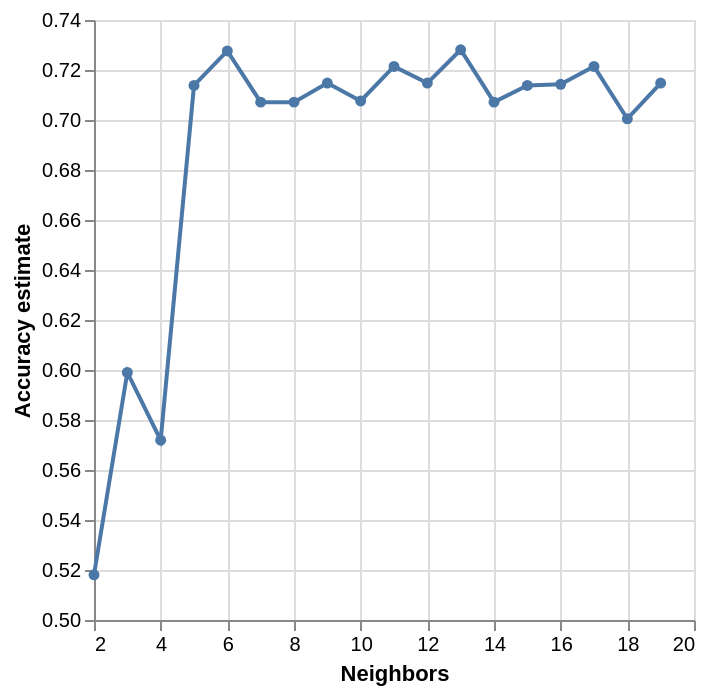

Source (notebook cell):
### Markdown cell above
And perform cross validation.

### Code cell
from sklearn.model_selection import cross_validate
from sklearn.model_selection import GridSearchCV

knn = KNeighborsClassifier()
player_tune_pipe = make_pipeline(player_preprocessor, knn)

parameter_grid = {
    "kneighborsclassifier__n_neighbors": range(2, 20, 1),
}

player_tune_grid = GridSearchCV(
    estimator=player_tune_pipe,
    param_grid=parameter_grid,
    cv=10
)

player_tune_grid.fit(
    player_train[["played_hours", "age"]],
    player_train["subscribe"]
)

accuracies_grid = pd.DataFrame(player_tune_grid.cv_results_)
accuracies_grid.info()

accuracies_grid["sem_test_score"] = accuracies_grid["std_test_score"] / 10**(1/2)
accuracies_grid = (
    accuracies_grid[[
        "param_kneighborsclassifier__n_neighbors",
        "mean_test_score",
        "sem_test_score"
    ]]
    .rename(columns={"param_kneighborsclassifier__n_neighbors": "n_neighbors"})
)
accuracies_grid

accuracy_vs_k = alt.Chart(accuracies_grid).mark_line(point=True).encode(
    x=alt.X("n_neighbors").title("Neighbors"),
    y=alt.Y("mean_test_score")
        .scale(zero=False)
        .title("Accuracy estimate")
)

accuracy_vs_k

### Figure 1 — Vega-Lite specification as saved in the notebook (floating-point values rounded to 4 significant figures)
{"config": {"view": {"continuousWidth": 300, "continuousHeight": 300}}, "data": {"name": "data-1782545ebe3f2daae406186ff6c2a879"}, "mark": {"type": "line", "point": true}, "encoding": {"x": {"field": "n_neighbors", "title": "Neighbors", "type": "quantitative"}, "y": {"field": "mean_test_score", "scale": {"zero": false}, "title": "Accuracy estimate", "type": "quantitative"}}, "$schema": "https://vega.github.io/schema/vega-lite/v5.20.1.json", "datasets": {"data-1782545ebe3f2daae406186ff6c2a879": [{"n_neighbors": 2, "mean_test_score": 0.5181, "sem_test_score": 0.0385}, {"n_neighbors": 3, "mean_test_score": 0.599, "sem_test_score": 0.03875}, {"n_neighbors": 4, "mean_test_score": 0.5719, "sem_test_score": 0.03782}, {"n_neighbors": 5, "mean_test_score": 0.7138, "sem_test_score": 0.02185}, {"n_neighbors": 6, "mean_test_score": 0.7276, "sem_test_score": 0.01695}, {"n_neighbors": 7, "mean_test_score": 0.7071, "sem_test_score": 0.02409}, {"n_neighbors": 8, "mean_test_score": 0.7071, "sem_test_score": 0.02409}, {"n_neighbors": 9, "mean_test_score": 0.7148, "sem_test_score": 0.01764}, {"n_neighbors": 10, "mean_test_score": 0.7076, "sem_test_score": 0.01892}, {"n_neighbors": 11, "mean_test_score": 0.7214, "sem_test_score": 0.01046}, {"n_neighbors": 12, "mean_test_score": 0.7148, "sem_test_score": 0.01156}, {"n_neighbors": 13, "mean_test_score": 0.7281, "sem_test_score": 0.00874}, {"n_neighbors": 14, "mean_test_score": 0.7071, "sem_test_score": 0.01454}, {"n_neighbors": 15, "mean_test_score": 0.7138, "sem_test_score": 0.01405}, {"n_neighbors": 16, "mean_test_score": 0.7143, "sem_test_score": 0.01595}, {"n_neighbors": 17, "mean_test_score": 0.7214, "sem_test_score": 0.01046}, {"n_neighbors": 18, "mean_test_score": 0.7005, "sem_test_score": 0.01748}, {"n_neighbors": 19, "mean_test_score": 0.7148, "sem_test_score": 0.01491}]}}
